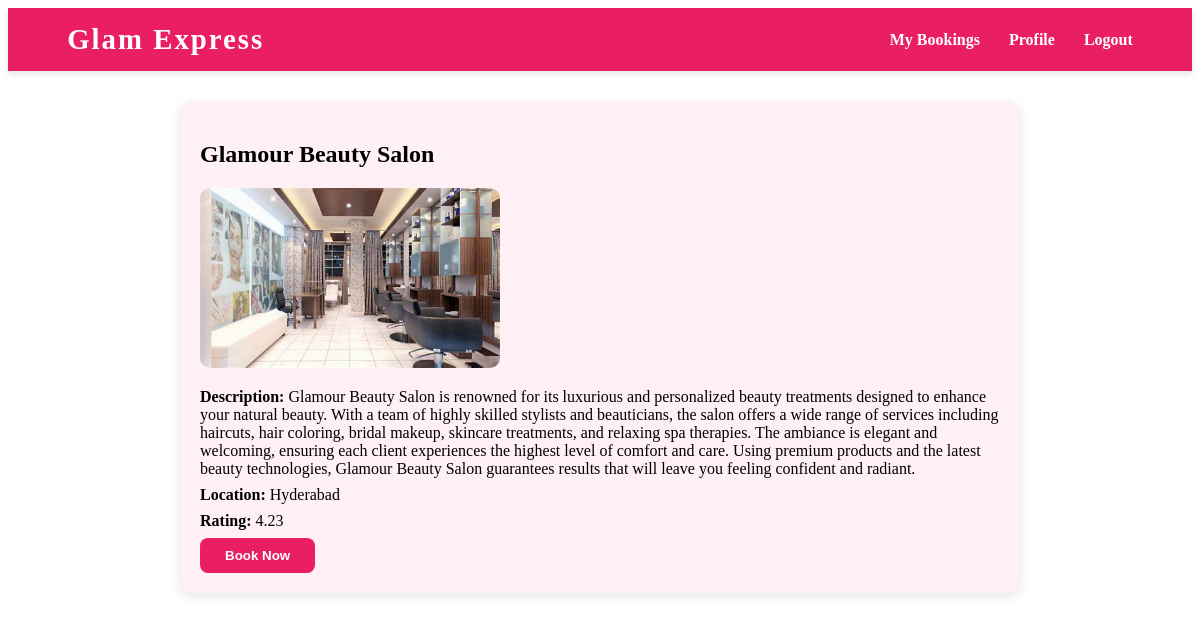
Screenshot of /parlour/4/ (signed in) with the database file from the repository.
### service_app/models.py (models this page shows, shortened)
class Parlour(models.Model):
    parlour_name = models.CharField(max_length=255)
    description = models.TextField()
    location = models.CharField(max_length=255)
    rating = models.DecimalField(max_digits=3, decimal_places=2)
    image = models.ImageField(upload_to='parlour_images/')
    services = models.ManyToManyField('Service', related_name='parlours')  # NEW

### service_app/views.py (the view)
# urls.py: path('parlour/<int:pk>/', views.parlour_detail, name='parlour_detail'),
@login_required(login_url='login')
def parlour_detail(request, pk):
    parlour = get_object_or_404(Parlour, pk=pk)
    services = Service.objects.all()
    return render(request, 'service_app/details.html', {'parlour': parlour,'services': services})

### templates/service_app/details.html (shortened to what this page needs)
{% extends 'service_app/base.html' %}
{% load static %}
{% block content %}
<link rel="stylesheet" href="{% static 'css/detailspage.css' %}" />
<div class="parlour-container">
  <h2>{{ parlour.parlour_name }}</h2>
  <img class="parlour-image" src="{{ parlour.image.url }}" alt="Image" />
  <div class="parlour-details">
    <p><strong>Description:</strong> {{ parlour.description }}</p>
    <p><strong>Location:</strong> {{ parlour.location }}</p>
    <p><strong>Rating:</strong> {{ parlour.rating }}</p>
  </div>
  <button class="book-now-btn" onclick="openBookingModal()">Book Now</button>
</div>
{% endblock %}

### static/css/detailspage.css (style rules this page uses)
.parlour-container { max-width: 800px; margin: 30px auto; padding: 20px; background-color: #fff0f6; border-radius: 12px; box-shadow: 0 4px 12px rgba(0, 0, 0, 0.1); }
.parlour-image { width: 100%; max-width: 300px; display: block; margin-bottom: 20px; border-radius: 10px; }
.parlour-details p { font-size: 1rem; margin: 8px 0; }
.book-now-btn { background-color: #e91e63; color: white; padding: 10px 25px; border: none; border-radius: 8px; font-weight: bold; cursor: pointer; transition: background-color 0.3s ease; }

### rows the page displays
Parlour: parlour_name "Glamour Beauty Salon", image (picture), description "Glamour Beauty Salon is renowned for its luxurious and personalized beauty treatments designed to enhance your natural beauty. With a team of highly skilled stylists and beauticians, the salon offers a wide range of services including haircuts, hair coloring, bridal makeup, skincare treatments, and relaxing spa therapies. The ambiance is elegant and welcoming, ensuring each client experiences the highest level of comfort and care. Using premium products and the latest beauty technologies, Glamour Beauty Salon guarantees results that will leave you feeling confident and radiant.", location "Hyderabad", rating "4.23"
